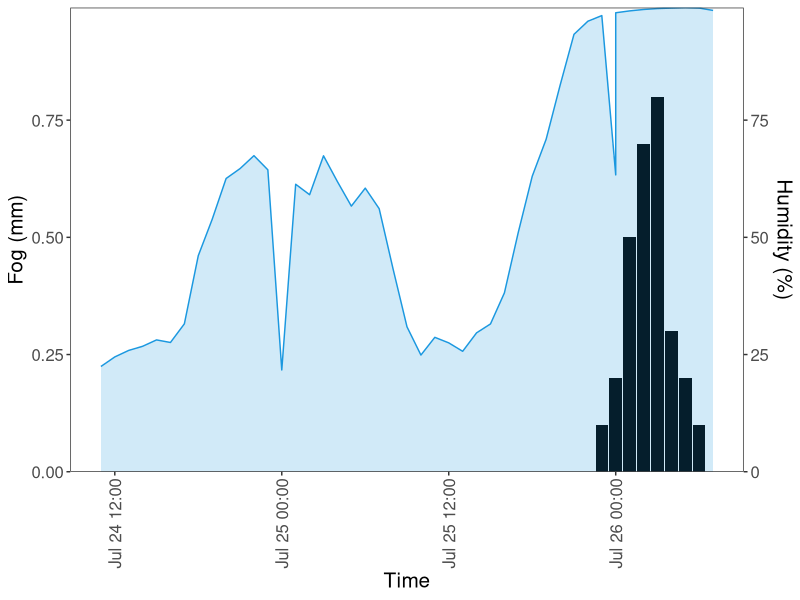

R code for this plot:

#setwd("/Users/Siena/Desktop/microclimate") # will not allow others to run your code
# see https://www.tidyverse.org/blog/2017/12/workflow-vs-script/

library(tidyverse)
library(here)

#import dataset
weather_phase1 = read.csv(here("Gobabebmet_phase1.csv"),header=TRUE)

# Value used to transform the data
coeff <- 100

weather_phase1$Datetime <- as.POSIXct(weather_phase1$Datetime, format = "%m/%d/%y %H:%M")

p1 <- ggplot(weather_phase1, aes(x=Datetime)) +
  geom_bar(aes(y=Fog), stat = "identity", fill='black') +
  geom_line(aes(y=Humidity / coeff), color = "#1b98e0") +
  geom_area(aes(y=Humidity / coeff), fill = "#1b98e0", alpha=0.2) +
  ylim(0,1) +
  scale_x_datetime(labels=format("%H:%M"), expand= c(0,0)) + # expand should make it possible to remove gaps, but I'm not sure how with datetime
  xlim(c(as.POSIXct('07/24/22 11:00', format = "%m/%d/%y %H:%M"),
        as.POSIXct('07/26/22 7:00', format = "%m/%d/%y %H:%M"))) +
  scale_y_continuous(name = "Fog (mm)", sec.axis = sec_axis(~.*coeff, name="Humidity (%)"),expand=c(0,0)) +
  xlab("Time") + 
  ylab("Fog (mm)") +
  theme_bw() +
  theme(text = element_text(size = 15)) +
  theme(panel.grid.major = element_blank()) +
  theme(panel.grid.minor = element_blank()) +
  theme(axis.text.x = element_text(angle = 90, vjust = 0.5, hjust=1))
p1


